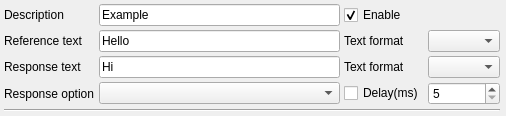
<?xml version="1.0" encoding="UTF-8"?>
<ui version="4.0">
 <class>SAKDebuggerPluginAutoResponseItem</class>
 <widget class="QWidget" name="SAKDebuggerPluginAutoResponseItem">
  <property name="geometry">
   <rect>
    <x>0</x>
    <y>0</y>
    <width>506</width>
    <height>107</height>
   </rect>
  </property>
  <property name="windowTitle">
   <string notr="true">Form</string>
  </property>
  <layout class="QGridLayout" name="gridLayout">
   <property name="leftMargin">
    <number>4</number>
   </property>
   <property name="topMargin">
    <number>4</number>
   </property>
   <property name="rightMargin">
    <number>6</number>
   </property>
   <property name="bottomMargin">
    <number>4</number>
   </property>
   <property name="spacing">
    <number>4</number>
   </property>
   <item row="1" column="2">
    <widget class="QLabel" name="label_5">
     <property name="text">
      <string>Text format</string>
     </property>
    </widget>
   </item>
   <item row="0" column="0">
    <widget class="QLabel" name="label">
     <property name="text">
      <string>Description</string>
     </property>
    </widget>
   </item>
   <item row="2" column="0">
    <widget class="QLabel" name="label_3">
     <property name="text">
      <string>Response text</string>
     </property>
    </widget>
   </item>
   <item row="2" column="2">
    <widget class="QLabel" name="label_6">
     <property name="text">
      <string>Text format</string>
     </property>
    </widget>
   </item>
   <item row="3" column="0">
    <widget class="QLabel" name="label_4">
     <property name="text">
      <string>Response option</string>
     </property>
    </widget>
   </item>
   <item row="3" column="1">
    <widget class="QComboBox" name="optionComboBox">
     <property name="sizePolicy">
      <sizepolicy hsizetype="Expanding" vsizetype="Fixed">
       <horstretch>0</horstretch>
       <verstretch>0</verstretch>
      </sizepolicy>
     </property>
    </widget>
   </item>
   <item row="3" column="2">
    <widget class="QCheckBox" name="delayResponseCheckBox">
     <property name="text">
      <string>Delay(ms)</string>
     </property>
    </widget>
   </item>
   <item row="1" column="1">
    <widget class="QLineEdit" name="referenceLineEdit">
     <property name="text">
      <string notr="true">Hello</string>
     </property>
    </widget>
   </item>
   <item row="1" column="3">
    <widget class="QComboBox" name="referenceDataFromatComboBox"/>
   </item>
   <item row="2" column="3">
    <widget class="QComboBox" name="responseDataFormatComboBox"/>
   </item>
   <item row="1" column="0">
    <widget class="QLabel" name="label_2">
     <property name="text">
      <string>Reference text</string>
     </property>
    </widget>
   </item>
   <item row="2" column="1">
    <widget class="QLineEdit" name="responseLineEdit">
     <property name="text">
      <string notr="true">Hi</string>
     </property>
    </widget>
   </item>
   <item row="0" column="1">
    <widget class="QLineEdit" name="descriptionLineEdit">
     <property name="minimumSize">
      <size>
       <width>0</width>
       <height>0</height>
      </size>
     </property>
     <property name="text">
      <string>Example</string>
     </property>
    </widget>
   </item>
   <item row="4" column="0" colspan="4">
    <widget class="Line" name="line">
     <property name="orientation">
      <enum>Qt::Horizontal</enum>
     </property>
    </widget>
   </item>
   <item row="0" column="2" colspan="2">
    <widget class="QCheckBox" name="enableCheckBox">
     <property name="text">
      <string>Enable</string>
     </property>
     <property name="checked">
      <bool>true</bool>
     </property>
    </widget>
   </item>
   <item row="3" column="3">
    <widget class="QSpinBox" name="delayResponseSpinBox">
     <property name="minimum">
      <number>5</number>
     </property>
    </widget>
   </item>
  </layout>
 </widget>
 <resources/>
 <connections/>
</ui>
